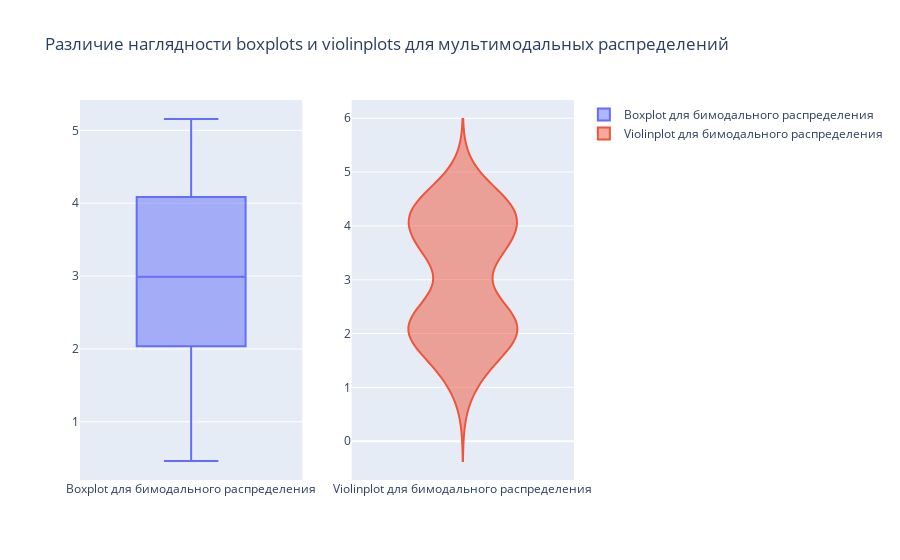

The notebook cell saved with this chart:
### Code cell
from plotly.subplots import make_subplots
import plotly.graph_objects as go


fig = make_subplots(1, 2)

fig.add_trace(go.Box(y=bimodal_distribution, name='Boxplot для бимодального распределения'), row=1, col=1)

fig.add_trace(go.Violin(y=bimodal_distribution, name='Violinplot для бимодального распределения'), row=1, col=2)

fig.update_layout(title_text='Различие наглядности boxplots и violinplots для мультимодальных распределений')

### Figure 1 — Plotly figure (JSON) as saved in the notebook; plotly's stock layout.template omitted (floating-point values rounded to 4 significant figures; data arrays with more than 128 entries replaced by an {"elided": "..."} marker saying what was removed)
{"data": [{"name": "Boxplot для бимодального распределения", "type": "box", "xaxis": "x", "y": {"elided": "200 float values"}, "yaxis": "y"}, {"name": "Violinplot для бимодального распределения", "type": "violin", "xaxis": "x2", "y": {"elided": "200 float values"}, "yaxis": "y2"}], "layout": {"title": {"text": "Различие наглядности boxplots и violinplots для мультимодальных распределений"}, "xaxis": {"anchor": "y", "domain": [0, 0.45]}, "xaxis2": {"anchor": "y2", "domain": [0.55, 1]}, "yaxis": {"anchor": "x", "domain": [0, 1]}, "yaxis2": {"anchor": "x2", "domain": [0, 1]}}}
